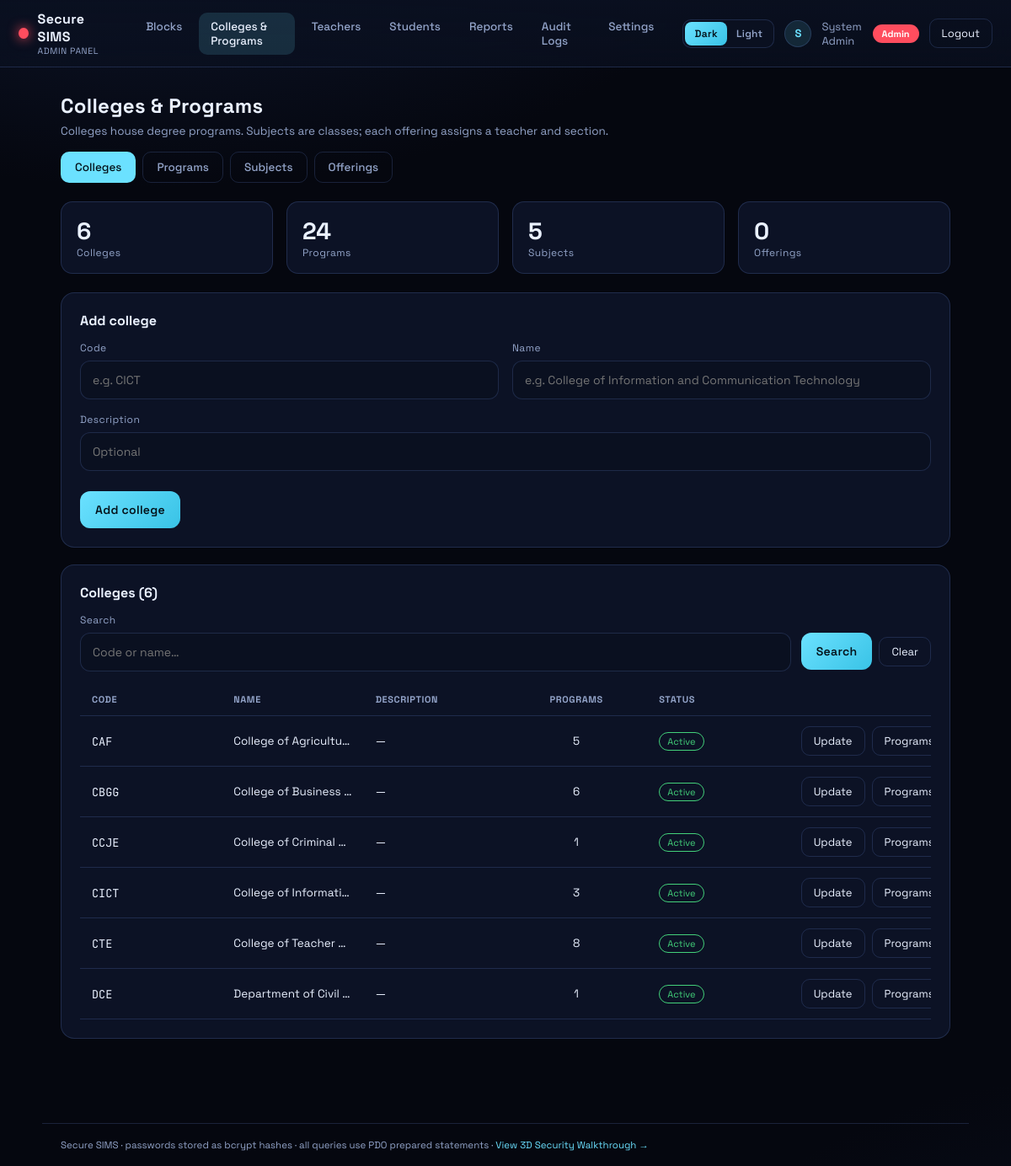
Screenshot of /admin/academics.php (signed in) with the database file from the repository.
### tables this page shows
CREATE TABLE `app_settings` (
  `setting_key`   VARCHAR(64)  NOT NULL,
  `setting_value` VARCHAR(255) NOT NULL,
  PRIMARY KEY (`setting_key`)
);

CREATE TABLE `departments` (
  `id`          INT UNSIGNED NOT NULL AUTO_INCREMENT,
  `code`        VARCHAR(20)  NOT NULL,
  `name`        VARCHAR(160) NOT NULL,
  `description` VARCHAR(255) NOT NULL DEFAULT '',
  `is_active`   TINYINT(1) NOT NULL DEFAULT 1,
  `created_at`  DATETIME NOT NULL DEFAULT CURRENT_TIMESTAMP,
  PRIMARY KEY (`id`),
  UNIQUE KEY `uq_departments_code` (`code`)
);

### includes/bootstrap.php (called while the page is built, shortened)
<?php
function db(): PDO
{
    static $pdo = null;
    if ($pdo === null) {
        $pdo = db_connect();
    }
    return $pdo;
}
function e($v): string
{
    return htmlspecialchars((string)$v, ENT_QUOTES, 'UTF-8');
}
function csrf_token(): string
{
    return $_SESSION['csrf'];
}
function csrf_field(): string
{
    return '<input type="hidden" name="csrf" value="' . csrf_token() . '">';
}
require_once __DIR__ . '/permissions.php';
require_once __DIR__ . '/theme.php';
require_once __DIR__ . '/avatar.php';
require_once __DIR__ . '/academics.php';

### includes/academics.php (called while the page is built, shortened)
<?php
function ensure_academics_schema(?PDO $pdo = null): void
{
    static $ready = false;
    if ($ready) {
        return;
    }
    $ready = true;
}
function departments_list(bool $activeOnly = false): array
{
    $sql = 'SELECT d.*,
                   (SELECT COUNT(*) FROM courses c WHERE c.department_id = d.id) AS course_count
            FROM departments d';
    $sql .= ' ORDER BY d.code';
    return db()->query($sql)->fetchAll();
}
function courses_list(?int $departmentId = null, bool $activeOnly = false): array
{
    $sql = 'SELECT c.*, d.code AS department_code, d.name AS department_name
            FROM courses c
            JOIN departments d ON d.id = c.department_id
            WHERE 1=1';
    $params = [];
    $sql .= ' ORDER BY d.code, c.code';
    $stmt = db()->prepare($sql);
    $stmt->execute($params);
    return $stmt->fetchAll();
}
function subjects_list(?int $departmentId = null, bool $activeOnly = false): array
{
    $sql = 'SELECT s.*, d.code AS department_code, d.name AS department_name
            FROM subjects s
            LEFT JOIN departments d ON d.id = s.department_id
            WHERE 1=1';
    $params = [];
    $sql .= ' ORDER BY s.code';
    $stmt = db()->prepare($sql);
    $stmt->execute($params);
    return $stmt->fetchAll();
}
function offerings_list(?int $teacherId = null, bool $activeOnly = true): array
{
    $sql = 'SELECT o.*, s.code AS subject_code, s.name AS subject_name,
                   CONCAT(t.first_name, " ", t.last_name) AS teacher_name, t.username AS teacher_username,
                   (SELECT COUNT(*) FROM enrollments e WHERE e.offering_id = o.id) AS enroll_count
            FROM subject_offerings o
            JOIN subjects s ON s.id = o.subject_id
            JOIN users t ON t.id = o.teacher_id
            WHERE 1=1';
    $params = [];
    $sql .= ' ORDER BY s.code, o.name';
    $stmt = db()->prepare($sql);
    $stmt->execute($params);
    return $stmt->fetchAll();
}

### includes/permissions.php (called while the page is built, shortened)
<?php
function ensure_rbac_schema(?PDO $pdo = null): void
{
    static $ready = false;
    if ($ready) {
        return;
    }
    $defaults = [
        'school_name'     => 'Secure SIMS',
        'school_year'     => '2025-2026',
        'support_email'   => 'admin@gmail.com',
        'login_message'   => 'Sign in with your username and school ID.',
        'records_locked'  => '0',
    ];
}
function app_setting(string $key, string $default = ''): string
{
    $stmt = db()->prepare('SELECT setting_value FROM app_settings WHERE setting_key = :k');
    $stmt->execute([':k' => $key]);
    $row = $stmt->fetch();
    return $row ? (string)$row['setting_value'] : $default;
}
function permissions_for(string $roleCode): array
{
    static $cache = [];
    if (isset($cache[$roleCode])) {
        return $cache[$roleCode];
    }
    $stmt = db()->prepare(
        'SELECT p.code
         FROM role_permissions rp
         JOIN roles r ON r.id = rp.role_id
         JOIN permissions p ON p.id = rp.permission_id
         WHERE r.code = :c
         ORDER BY p.sort_order, p.id'
    );
    $stmt->execute([':c' => $roleCode]);
    $cache[$roleCode] = $stmt->fetchAll(PDO::FETCH_COLUMN);
    return $cache[$roleCode];
}
function role_can(string $roleCode, string $perm): bool
{
    if ($roleCode === 'admin' && $perm === 'roles') {
        return true;
    }
    return in_array($perm, permissions_for($roleCode), true);
}
function require_access(string $role, string $perm): array
{
    $u = require_role($role);
    if (role_can($role, $perm)) {
        return $u;
    }
}
function nav_items_for(string $role): array
{
    if ($role === 'admin') {
        $items = [
            ['index.php', 'Blocks', 'dashboard'],
            ['academics.php', 'Colleges & Programs', 'academics'],
            ['teachers.php', 'Teachers', 'users'],
            ['students.php', 'Students', 'students'],
            ['reports.php', 'Reports', 'reports'],
            ['audit.php', 'Audit Logs', 'audit_log'],
            ['settings.php', 'Settings', 'roles'],
        ];
    } elseif ($role === 'student') {
        $items = [
            ['index.php', 'My Profile', 'profile'],
            ['schedule.php', 'My Schedule', 'profile'],
            ['grades.php', 'My Grades', 'grades'],
        ];
    } else {
        $items = [];
    }
    return array_values(array_filter($items, static function ($item) use ($role) {
        return role_can($role, $item[2]);
    }));
}

### admin/academics.php (the view, shortened to what this page needs)
<?php
require_once __DIR__ . '/../includes/auth.php';
require_once __DIR__ . '/../includes/layout.php';
$user = require_access('admin', 'academics');
$section = $_GET['section'] ?? 'departments';
$q = trim($_GET['q'] ?? '');
$departments = departments_list(false);
$editDept = null;
render_header('Colleges & Programs', $user);
?>
<div class="page-head">
  <div>
    <h1 class="page-title">Colleges &amp; Programs</h1>
    <p class="page-desc">Colleges house degree programs. Subjects are classes; each offering assigns a teacher and section.</p>
  </div>
</div>
<nav class="settings-subnav" data-testid="academics-subnav">
  <a class="settings-tab<?= $section === 'departments' ? ' active' : '' ?>"
     href="academics.php?section=departments" data-testid="tab-departments">Colleges</a>
  <a class="settings-tab<?= $section === 'courses' ? ' active' : '' ?>"
     href="academics.php?section=courses" data-testid="tab-courses">Programs</a>
  <a class="settings-tab<?= $section === 'subjects' ? ' active' : '' ?>"
     href="academics.php?section=subjects" data-testid="tab-subjects">Subjects</a>
  <a class="settings-tab<?= $section === 'offerings' ? ' active' : '' ?>"
     href="academics.php?section=offerings" data-testid="tab-offerings">Offerings</a>
</nav>
<div class="stat-row">
  <div class="stat"><div class="num"><?= count(departments_list(false)) ?></div><div class="lbl">Colleges</div></div>
  <div class="stat"><div class="num"><?= count(courses_list(null, false)) ?></div><div class="lbl">Programs</div></div>
  <div class="stat"><div class="num"><?= count(subjects_list(null, false)) ?></div><div class="lbl">Subjects</div></div>
  <div class="stat"><div class="num"><?= count(offerings_list(null, false)) ?></div><div class="lbl">Offerings</div></div>
</div>
<?php if ($section === 'departments'): ?>
<div class="card" data-testid="dept-form-card">
  <h3><?= $editDept ? 'Update college' : 'Add college' ?></h3>
  <form method="post" action="actions.php" class="form-grid">
    <div class="field">
      <label>Code</label>
      <input class="input" name="code" maxlength="20" required
             value="<?= e($editDept['code'] ?? '') ?>" placeholder="e.g. CICT" data-testid="dept-code">
    </div>
    <div class="field">
      <label>Name</label>
      <input class="input" name="name" maxlength="160" required
             value="<?= e($editDept['name'] ?? '') ?>" placeholder="e.g. College of Information and Communication Technology" data-testid="dept-name">
    </div>
    <div class="field" style="grid-column:1/-1">
      <label>Description</label>
      <input class="input" name="description" maxlength="255"
             value="<?= e($editDept['description'] ?? '') ?>" placeholder="Optional" data-testid="dept-desc">
    </div>
    <div class="actions" style="grid-column:1/-1">
      <button class="btn" type="submit" data-testid="dept-save"><?= $editDept ? 'Save changes' : 'Add college' ?></button>
    </div>
  </form>
</div>
<div class="card">
  <h3>Colleges (<?= count($departments) ?>)</h3>
  <form method="get" class="search-bar" style="margin-bottom:14px">
    <div class="field grow">
      <label for="dept-q">Search</label>
      <input class="input" id="dept-q" name="q" value="<?= e($q) ?>" placeholder="Code or name…">
    </div>
    <div class="field actions-inline">
      <button class="btn" type="submit">Search</button>
      <a class="btn-out" href="academics.php?section=departments">Clear</a>
    </div>
  </form>
  <?php if ($departments): ?>
  <div class="table-wrap">
    <table class="table table--aligned" data-testid="departments-table">
      <thead>
        <tr>
          <th class="col-user">Code</th>
          <th class="col-person">Name</th>
          <th class="col-email">Description</th>
          <th class="col-num">Programs</th>
          <th class="col-status">Status</th>
          <th class="col-actions"></th>
        </tr>
      </thead>
      <tbody>
      <?php foreach ($departments as $d):
        $active = (int)$d['is_active'] === 1;
      ?>
        <tr>
          <td class="col-user mono"><?= e($d['code']) ?></td>
          <td class="col-person"><?= e($d['name']) ?></td>
          <td class="col-email"><?= e($d['description'] ?: '—') ?></td>
          <td class="col-num"><?= (int)$d['course_count'] ?></td>
          <td class="col-status"><span class="tag <?= $active ? 'tag--pass' : 'tag--fail' ?>"><?= $active ? 'Active' : 'Inactive' ?></span></td>
          <td class="col-actions">
            <div class="row-actions">
              <a class="btn-out" href="academics.php?section=departments&edit=<?= (int)$d['id'] ?>">Update</a>
              <a class="btn-out" href="academics.php?section=courses&department_id=<?= (int)$d['id'] ?>">Programs</a>
            </div>
          </td>
        </tr>
      <?php endforeach; ?>
      </tbody>
    </table>
  </div>
  <?php else: ?>
    <p class="empty"><?= $q !== '' ? 'No colleges match your search.' : 'No colleges yet.' ?></p>
  <?php endif; ?>
</div>
<?php endif; ?>
<?php render_footer(); ?>

### includes/layout.php (shortened to what this page needs)
<?php
function render_header(string $title, array $user): void
{
    $role = $user['role'];
    $name = trim(($user['first_name'] ?? '') . ' ' . ($user['last_name'] ?? ''));
    $brand = app_setting('school_name', 'Secure SIMS');
    $nav = nav_items_for($role);
    $current = basename($_SERVER['SCRIPT_NAME']);
    echo '<!DOCTYPE html><html lang="en" data-theme="' . e(current_theme()) . '"><head>';
    $cssVer = @filemtime(__DIR__ . '/../css/app.css') ?: time();
    echo '<link rel="stylesheet" href="../css/app.css?v=' . (int)$cssVer . '">';
    echo '</head><body data-testid="app-body">';
    echo '<header class="app-top" data-testid="app-topbar">';
    echo '<div class="app-brand"><span class="app-dot app-dot--' . e($role) . '"></span>';
    echo '<div><div class="app-brand-title">' . e($brand) . '</div>';
    echo '<div class="app-brand-sub">' . e(ucfirst($role)) . ' Panel</div></div></div>';
    echo '<nav class="app-nav" data-testid="app-nav">';
    foreach ($nav as $item) {
        $active = $item[0] === $current ? ' active' : '';
        echo '<a class="nav-link' . $active . '" data-testid="nav-' . e(strtolower(preg_replace('/\s+/', '-', $item[1]))) . '" href="' . e($item[0]) . '">' . e($item[1]) . '</a>';
    }
    echo '</nav>';
    echo '<div class="app-user">';
    echo theme_switch_form('../theme.php');
    echo avatar_img_tag($user['avatar'] ?? null, $name, 'avatar avatar--sm');
    echo '<span class="app-user-name" data-testid="current-user">' . e($name) . '</span>';
    echo '<span class="role-pill role-pill--' . e($role) . '">' . e(ucfirst($role)) . '</span>';
    echo '<a class="btn-out" data-testid="logout-btn" href="../logout.php">Logout</a></div>';
    echo '</header>';
    echo '<main class="app-main">';
}
function render_footer(): void
{
    echo '</main>';
    echo '<footer class="app-foot">Secure SIMS · passwords stored as bcrypt hashes · all queries use PDO prepared statements · ';
    echo '<a href="../walkthrough.php">View 3D Security Walkthrough →</a></footer>';
    echo '</body></html>';
}

### rows the page displays
app_settings: setting_value "Secure SIMS"
departments: code "CAF", name "College of Agricultu…", description "—", course_count "5", is_active "Active"
departments: code "CBGG", name "College of Business…", description "—", course_count "6", is_active "Active"
departments: code "CCJE", name "College of Criminal…", description "—", course_count "1", is_active "Active"
departments: code "CICT", name "College of Informati…", description "—", course_count "3", is_active "Active"
departments: code "CTE", name "College of Teacher…", description "—", course_count "8", is_active "Active"
departments: code "DCE", name "Department of Civil…", description "—", course_count "1", is_active "Active"

### other values shown
$role "ADMIN"
$item[1] "Blocks"
$item[1] "Colleges & Programs"
$item[1] "Teachers"
$item[1] "Students"
$item[1] "Reports"
$item[1] "Audit Logs"
$item[1] "Settings"
$label "Dark"
$label "Light"
$initial "S"
$name "System Admin"
$role "Admin"
count(departments_list(false)) "6"
count(courses_list(null, false)) "24"
